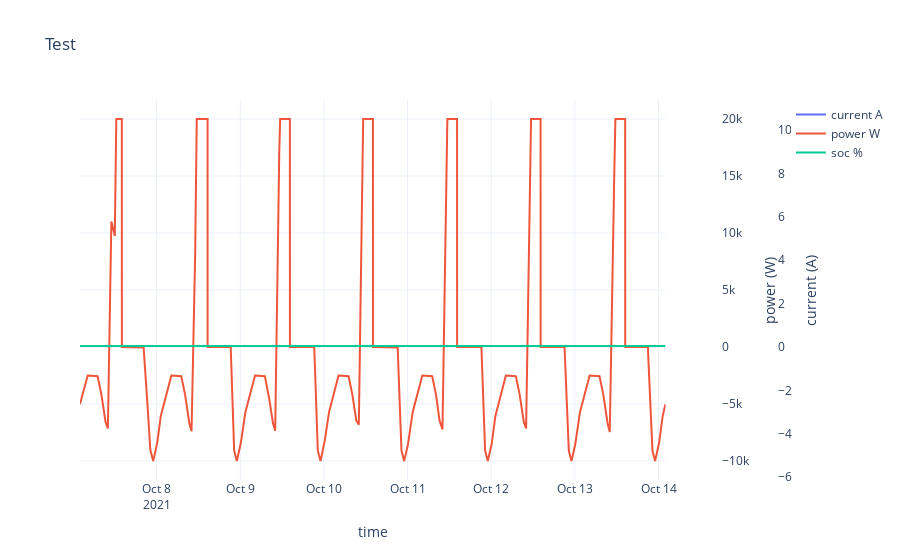

Notebook code for this chart:
### Code cell
df = dataframeFromSensors(batterySensors)
fig = plotSensors(batterySensors, df, "Test")
fig.show()

### Figure 1 — Plotly figure (JSON) as saved in the notebook; plotly's stock layout.template omitted (floating-point values rounded to 4 significant figures; data arrays with more than 128 entries replaced by an {"elided": "..."} marker saying what was removed)
{"data": [{"name": "current A", "type": "scatter", "x": {"elided": "7253 str values"}, "y": {"elided": "7253 float values"}, "yaxis": "y2"}, {"name": "power W", "type": "scatter", "x": {"elided": "7253 str values"}, "y": {"elided": "7253 float values"}, "yaxis": "y3"}, {"name": "soc %", "type": "scatter", "x": {"elided": "7253 str values"}, "y": {"elided": "7253 float values"}, "yaxis": "y3"}], "layout": {"autosize": true, "title": {"text": "Test"}, "xaxis": {"autorange": true, "domain": [0, 0.84], "range": ["2021-10-07 02:01", "2021-10-14 02:00"], "title": {"text": "time"}, "type": "date"}, "yaxis2": {"anchor": "free", "autorange": true, "overlaying": "y", "position": 1, "range": [-6.132, 11.39], "side": "right", "title": {"text": "current (A)"}, "type": "linear"}, "yaxis3": {"anchor": "free", "autorange": true, "overlaying": "y", "position": 0.92, "range": [-11670.0, 21670.0], "side": "right", "title": {"text": "power (W)"}, "type": "linear"}}}
